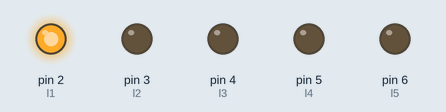
This sketch was run on a simulated Arduino Uno, built with avr-gcc and run on an emulated ATmega328P. Parts: output pins drawn as LEDs (lit = HIGH).

Above: at 0.5 s.
At 1.5 s:
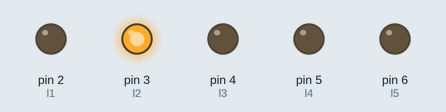
At 2.5 s:
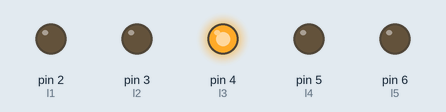
At 3.5 s:
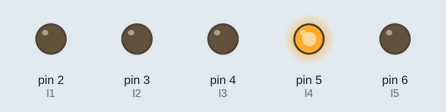
At 4.5 s:
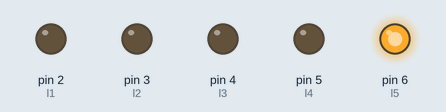
Timing chart, 0 to 6.5 s (numbered marks = the images above):
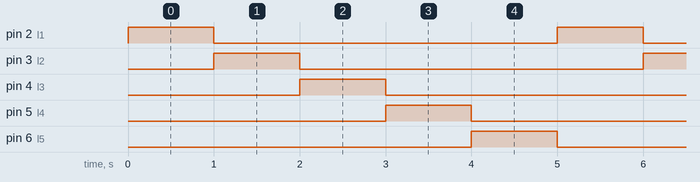

The sketch:

ChaserLight.ino
```cpp
int l1=2;
  int l2=3;
  int l3=4;
  int l4=5;
  int l5=6;
void setup() //chaser light , running led effect
{
  pinMode(l1, OUTPUT);
  pinMode(l2, OUTPUT);
  pinMode(l3, OUTPUT);
  pinMode(l4, OUTPUT);
  pinMode(l5, OUTPUT);


}

void loop ()
{

   digitalWrite(l1, HIGH);
  digitalWrite(l2, LOW);
  digitalWrite(l3, LOW);
  digitalWrite(l4, LOW);
  digitalWrite(l5, LOW);
  delay(1000);
   digitalWrite(l1, LOW);
  digitalWrite(l2, HIGH);
  digitalWrite(l3, LOW);
  digitalWrite(l4, LOW);
  digitalWrite(l5, LOW);
  delay(1000);
   digitalWrite(l1, LOW);
  digitalWrite(l2, LOW);
  digitalWrite(l3, HIGH);
  digitalWrite(l4, LOW);
  digitalWrite(l5, LOW);
  delay(1000);
   digitalWrite(l1, LOW);
  digitalWrite(l2, LOW);
  digitalWrite(l3, LOW);
  digitalWrite(l4, HIGH);
  digitalWrite(l5, LOW);
  delay(1000);
   digitalWrite(l1, LOW);
  digitalWrite(l2, LOW);
  digitalWrite(l3, LOW);
  digitalWrite(l4, LOW);
  digitalWrite(l5, HIGH);
  delay(1000);
}
```

Measured:
- by itself, pin 2 (l1), pin 3 (l2), pin 4 (l3), pin 5 (l4), pin 6 (l5): alternates HIGH for 1.0 s and LOW for 4.0 s
- by itself, everything shown: repeats every 5.0 s, in 5 steps
